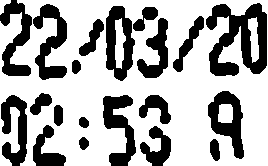
#> input picture 56305445-dilate-enhance-contours/1.PNG, 268 x 166 px
$ python test.py
#> lines starting #> are read from the running program, lines starting #| are printed output that depends on the picture; after the words box and inside, x2 and y2 are one past the last pixel; in counts of white or black regions, pixels touching at a corner belong together
import cv2

image = cv2.imread("1.PNG")
#> image is the input picture: shape (166, 268, 3); 67.5% white; 20 black regions, largest, box (x1, y1, x2, y2) and area: (206, 3, 267, 76) 2480, (106, 6, 135, 81) 1267, (33, 4, 67, 80) 1250
thresh = cv2.threshold(image, 115, 255, cv2.THRESH_BINARY_INV)[1]
kernel = cv2.getStructuringElement(cv2.MORPH_RECT, (3,3))
dilate = cv2.dilate(thresh, kernel, iterations=1)
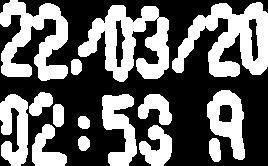
#> dilate: shape (166, 268, 3); 41.4% white; 15 white regions, largest, box (x1, y1, x2, y2) and area: (172, 2, 268, 77) 3787, (78, 5, 169, 82) 3640, (0, 0, 68, 81) 3074
final = cv2.threshold(dilate, 115, 255, cv2.THRESH_BINARY_INV)[1]

cv2.imshow('image', image)
cv2.imshow('dilate', dilate)
cv2.imshow('final', final)
cv2.waitKey(0)

$ run again, with 56305445-dilate-enhance-contours/dilate1.PNG copied over 56305445-dilate-enhance-contours/1.PNG
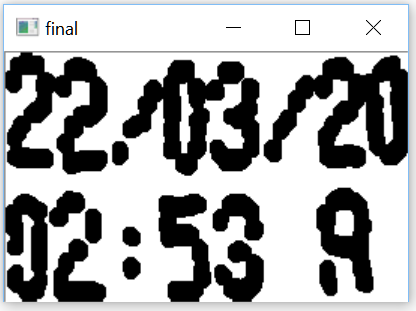
#> input picture 56305445-dilate-enhance-contours/dilate1.PNG, 416 x 311 px
#> image is the input picture: shape (311, 416, 3); mean B, G, R 169.1, 168.7, 168.2
#> `dilate = cv2.dilate(thresh, kernel, iterations=1)`:
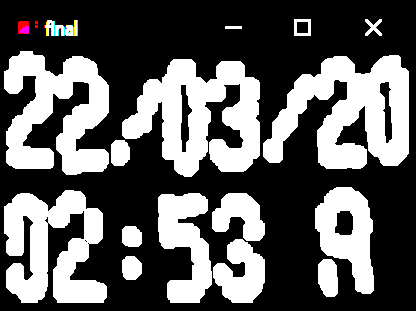
#> dilate: shape (311, 416, 3); mean B, G, R 94.8, 94.8, 95
#> `final = cv2.threshold(dilate, 115, 255, cv2.THRESH_BINARY_INV)[1]`:
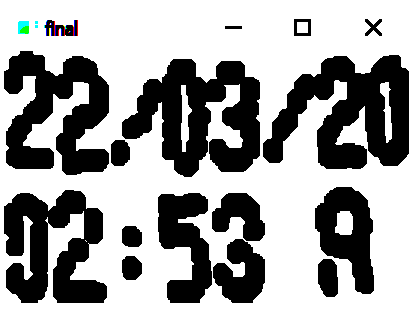
#> final: shape (311, 416, 3); mean B, G, R 160.2, 160.2, 160
